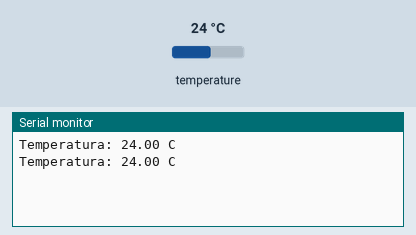
Simulated run of this sketch. Board: Arduino Uno, built with avr-gcc and run on an emulated ATmega328P. Shown: the last lines printed to the serial monitor. Inputs (shaded band) come from the test bench; at power-on: temperature 24 °C.

Above: at 4.3 s.
4.4 s: temperature set to 12 °C
At 7.6 s:
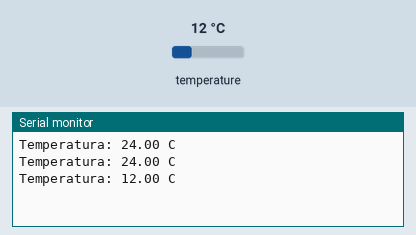
8.1 s: temperature set to 19 °C
At 9.7 s:
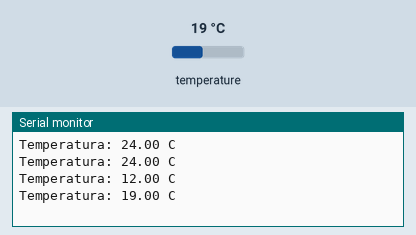
Timing chart, 0 to 11.2 s (numbered marks = the images above; inputs shaded):
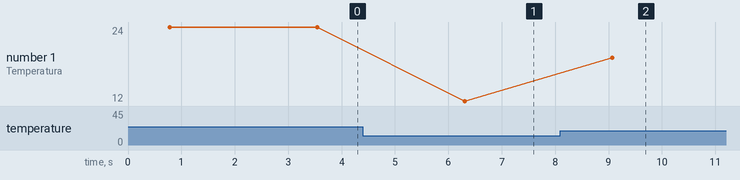

Measured:
- after the input at 4.4 s, the serial monitor: prints a new line after 1.9 s (image 1)
- after the input at 8.1 s, the serial monitor: prints a new line after 0.97 s (image 2)
- plotted number 1: 24 → 12 after the input at 4.4 s, 12 → 19 after the input at 8.1 s

The sketch:

temp-agua.ino
```cpp
#include <OneWire.h>
#include <DallasTemperature.h>

// Defina o pino onde o DAT está conectado
#define ONE_WIRE_BUS 4

// Crie uma instância da classe OneWire
OneWire oneWire(ONE_WIRE_BUS);

// Passe a instância OneWire para a classe DallasTemperature
DallasTemperature sensors(&oneWire);

void setup() {
  Serial.begin(115200);
  sensors.begin();
}

void loop() {
  sensors.requestTemperatures(); // Solicita a leitura de temperatura
  float temperature = sensors.getTempCByIndex(0); // Obtém a temperatura do primeiro sensor

  Serial.print("Temperatura: ");
  Serial.print(temperature);
  Serial.println(" C");

  delay(2000); // Espera 2 segundos antes de ler novamente
}
```
